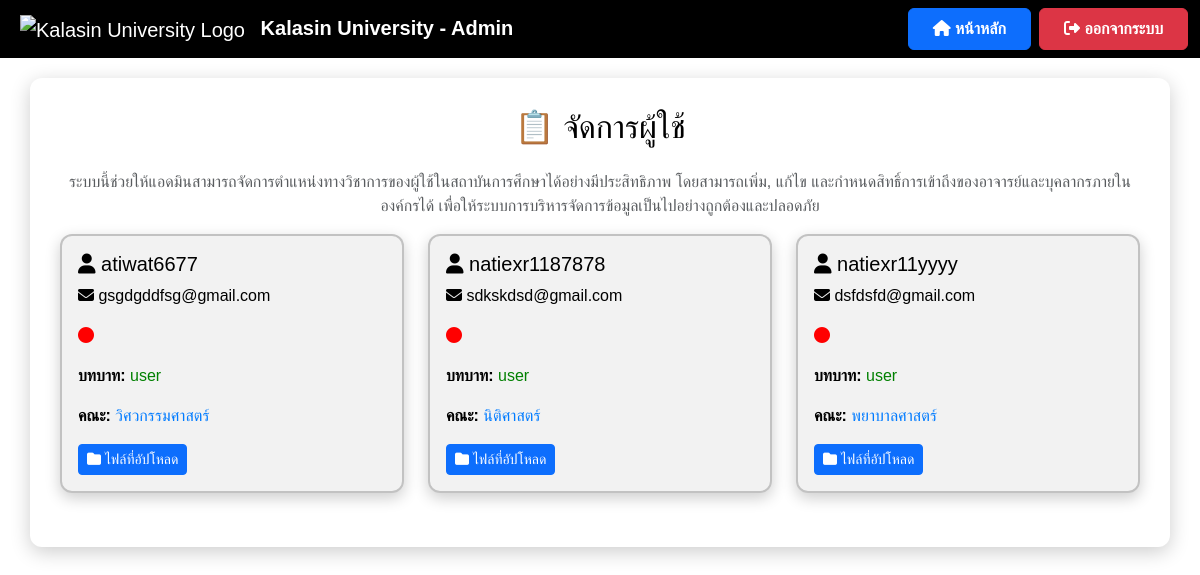
The app's page /manage_users_kana (signed in), older data.
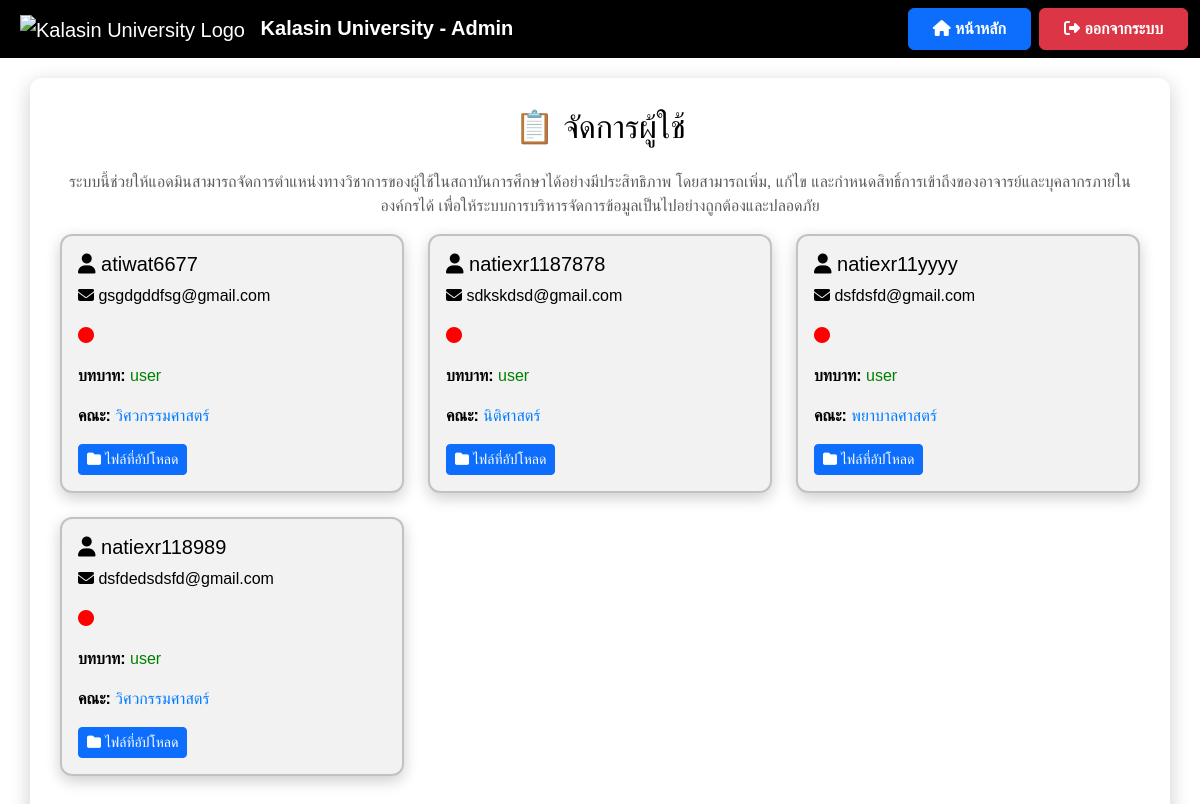
The same page, newer data.
### app.py (models this page shows)
class User(db.Model):
    id = db.Column(db.Integer, primary_key=True)
    username = db.Column(db.String(100), unique=True, nullable=False)
    email = db.Column(db.String(150), unique=True, nullable=False)  # ✅ เพิ่ม email
    password = db.Column(db.String(200), nullable=False)
    role = db.Column(db.String(10), nullable=False, default='user')
    files = db.relationship('File', backref='user', lazy=True)
    faculty = db.Column(db.String(100), nullable=True)

### app.py (the view)
@app.route('/manage_users_kana')
def manage_users_kana():
    if 'role' not in session or session['role'] not in ['admin', 'admin_university']:
        flash("❌ คุณไม่มีสิทธิ์เข้าถึงหน้านี้!", "danger")
        return redirect(url_for('admin_login'))  # Redirect to login page if not admin
    users = User.query.filter(~User.role.in_(['admin', 'admin_university'])).all()
    return render_template('manage_users_kana.html', users=users)

### app.py (called while the page is built)
@app.template_filter('faculty_th')
def faculty_th(code):
    mapping = {
        'engineering': 'วิศวกรรมศาสตร์',
        'science':     'วิทยาศาสตร์',
        'education':   'ครุศาสตร์',
        'nursing':     'พยาบาลศาสตร์',
        'law':         'นิติศาสตร์',
        'arts':        'ศิลปศาสตร์'
    }
    return mapping.get(code, code or "ไม่ระบุคณะ")

### templates/manage_users_kana.html (shortened to what this page needs)
<!DOCTYPE html>
<html lang="th">
<head>
    <link href="https://cdn.jsdelivr.net/npm/bootstrap@5.3.3/dist/css/bootstrap.min.css" rel="stylesheet">
    <link rel="stylesheet" href="https://cdnjs.cloudflare.com/ajax/libs/font-awesome/6.4.2/css/all.min.css">
</head>
<body>
    <nav class="navbar navbar-expand-lg navbar-dark">
        <div class="container-fluid">
            <a class="navbar-brand ms-2" href="{{ url_for('admin_dashboard') }}">
                <img src="https://upload.wikimedia.org/wikipedia/th/4/4e/Kalasin_University_Seal.svg"
                     alt="Kalasin University Logo"
                     style="height: 50px; margin-right: 10px;">
                <strong>Kalasin University - Admin</strong>
            </a>
            <div class="ms-auto d-flex">
                <a href="{{ url_for('admin_dashboard') }}" class="btn btn-primary fw-bold px-4 py-2 me-2">
                    <i class="fas fa-home"></i> หน้าหลัก
                </a>
                <a href="{{ url_for('logout') }}" class="btn btn-danger fw-bold px-4 py-2">
                    <i class="fas fa-sign-out-alt"></i> ออกจากระบบ
                </a>
            </div>
        </div>
    </nav>
    <div class="container container-custom">
        <h2 class="mb-4 text-center">📋 จัดการผู้ใช้</h2>
    <p class="text-center text-muted">
        ระบบนี้ช่วยให้แอดมินสามารถจัดการตำแหน่งทางวิชาการของผู้ใช้ในสถาบันการศึกษาได้อย่างมีประสิทธิภาพ
        โดยสามารถเพิ่ม, แก้ไข และกำหนดสิทธิ์การเข้าถึงของอาจารย์และบุคลากรภายในองค์กรได้
        เพื่อให้ระบบการบริหารจัดการข้อมูลเป็นไปอย่างถูกต้องและปลอดภัย
    </p>
        <div class="row">
            {% for user in users %}
            <div class="col-md-4 mb-4">
                <div class="user-card p-3">
                    <h5><i class="fas fa-user"></i> {{ user.username }}</h5>
                    <p><i class="fas fa-envelope"></i> {{ user.email }}</p>
                    <p><i class="fas fa-circle" style="color: {% if user.status == 'active' %}green{% else %}red{% endif %};"></i> {{ user.status }}</p>
                    <p><strong>บทบาท: </strong><span style="color: green;">{{ user.role }}</span></p>
                    <p>
                        <strong>คณะ: </strong>
                        <span style="color:#007bff;">{{ user.faculty|faculty_th }}</span>
                      </p>
                    <div class="d-flex justify-content-between mt-3">
                        <a href="{{ url_for('view_user', user_id=user.id) }}" class="btn btn-primary btn-sm">
                            <i class="fas fa-folder"></i> ไฟล์ที่อัปโหลด
                        </a>
                    </div>
                </div>
            </div>
            {% endfor %}
        </div>
    </div>
</body>
</html>

Row changes from the older to the newer data that the page shows:
added User: username "natiexr118989", email "dsfdedsdsfd@gmail.com", role "user", faculty|faculty_th "วิศวกรรมศาสตร์"
